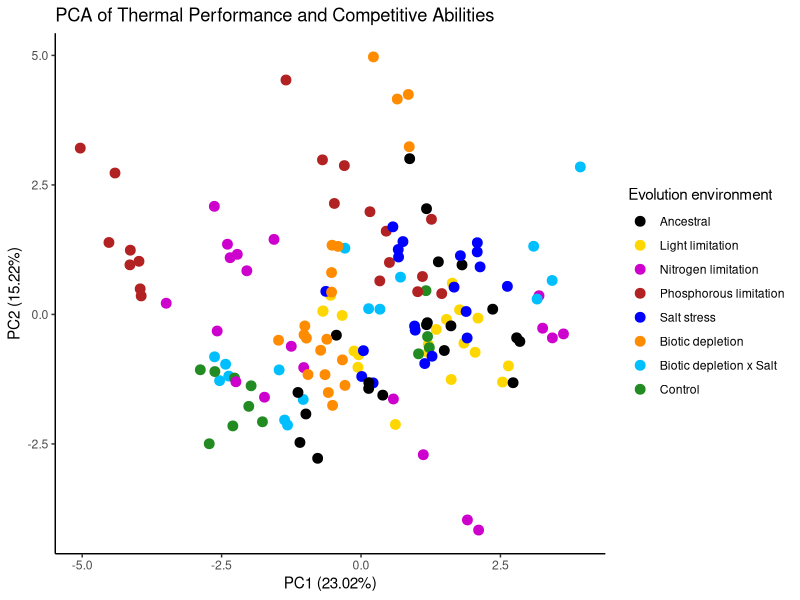
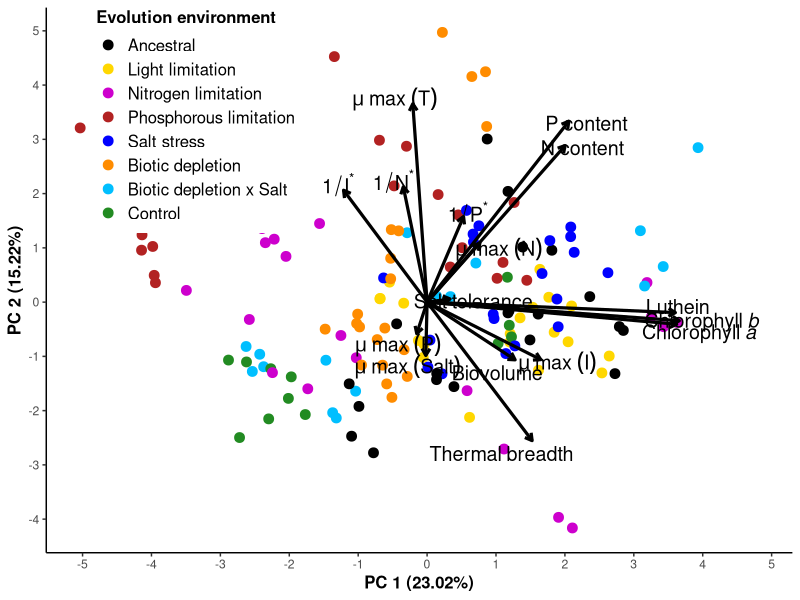
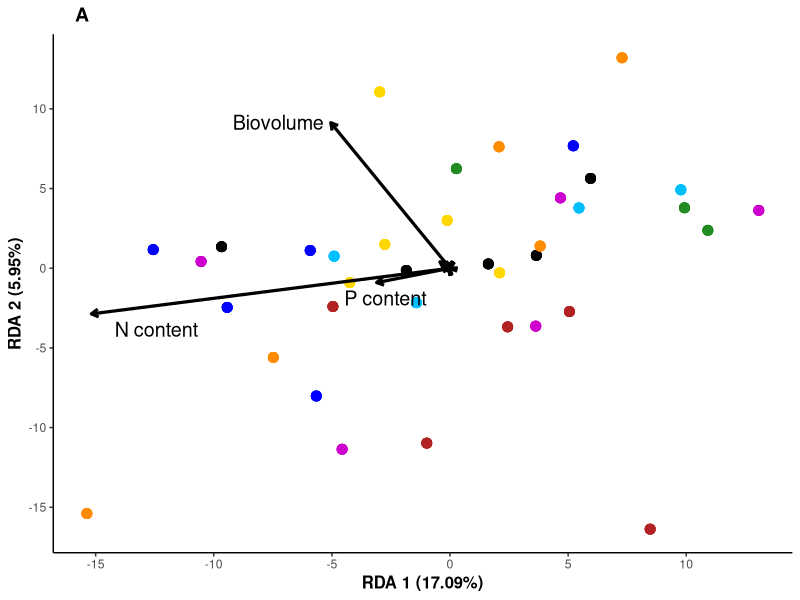
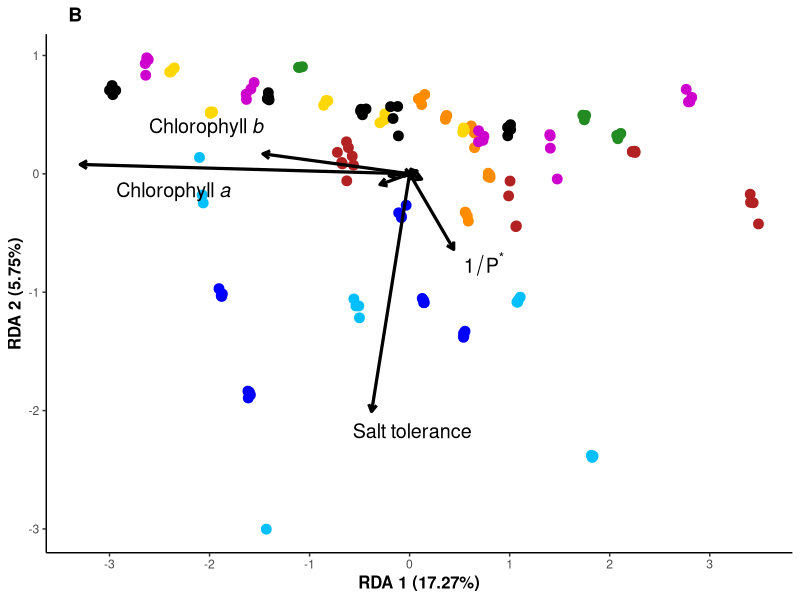
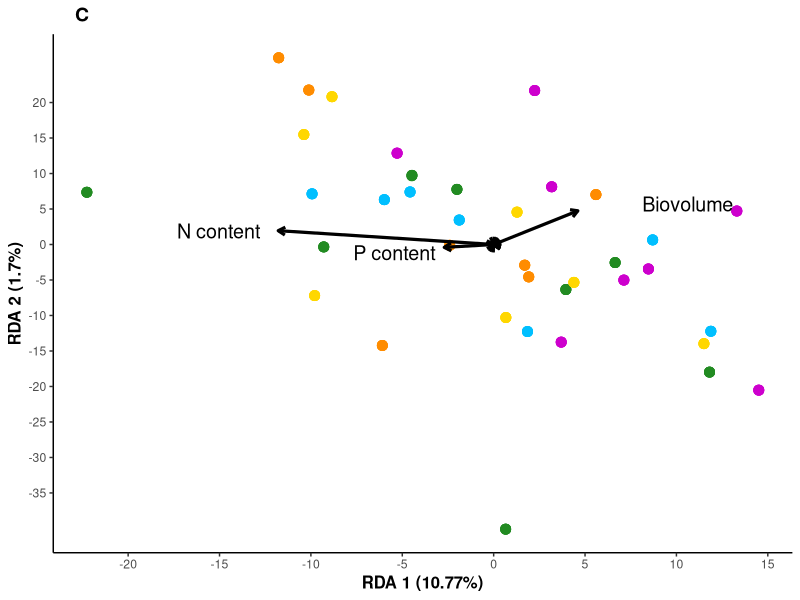
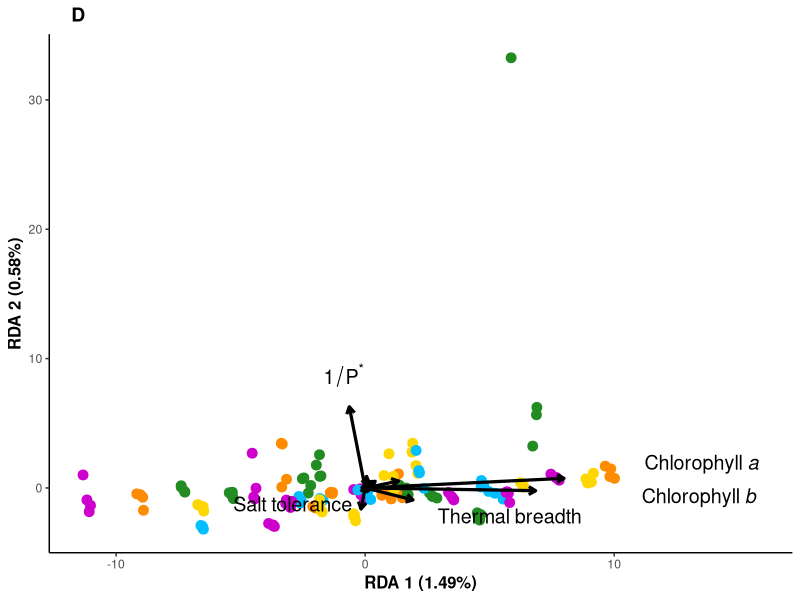
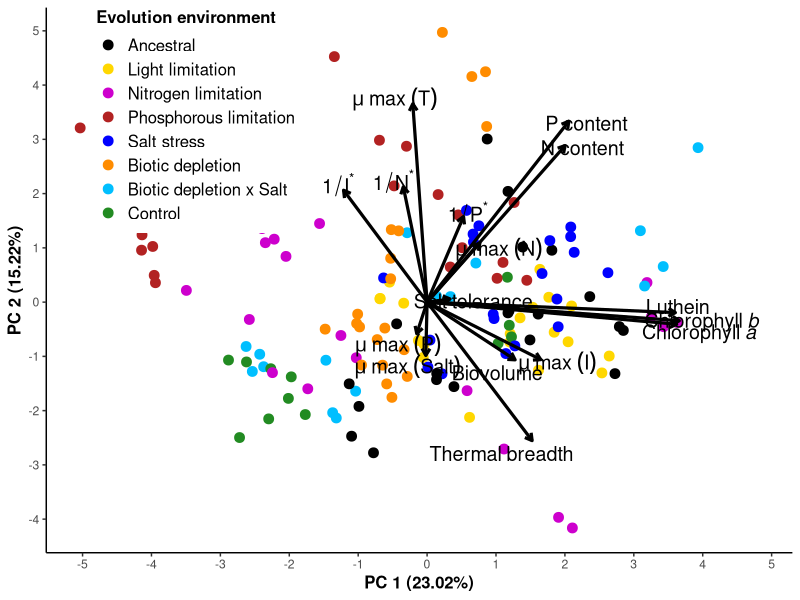

Source code (R) for these figures, in order: (Note: this script raises an error after producing the figures.)
# Jason R Laurich

# November 27th, 2025

# Creating Figure 2: PCA and RDA analyses (RDA to be included in the supplement)

# Packages & Functions ----------------------------------------------------

library(tidyverse)
library(vegan)  # For PCA and RDA

# Load & examine the data -------------------------------------------------

df <- read.csv("data-processed/304_summary_table_final.csv") # Summary file
str(df)
head(df)

df$Evol.plt <- factor(df$Evol, 
                      levels = c("none", "L", "N", "P", "S", "B", "BS", "C"),
                      labels = c("Ancestral",
                                 "Light limitation",
                                 "Nitrogen limitation", 
                                 "Phosphorous limitation", 
                                 "Salt stress", 
                                 "Biotic depletion", 
                                 "Biotic depletion x Salt", 
                                 "Control"))

df$Anc.plt <- factor(df$Anc, 
                     levels = c("anc2", "anc3", "anc4", "anc5", "cc1690"),
                     labels = c("Ancestor 2", 
                                "Ancestor 3", 
                                "Ancestor 4", 
                                "Ancestor 5", 
                                "Mixed ancestry"))

# Run the PCA and RDAs ----------------------------------------------------

df.pca <- df %>% select(T.br, T.µ.max, I.comp, I.µ.max, N.comp, N.µ.max, P.comp, P.µ.max, S.µ.max, 
                        S.c, chl.a, chl.b, luthein, mean.N.µg.l, mean.P.µg.l, bio.vol, Evol.plt) # Prepare the data: selecting only the relevant columns
df.pca

evol.pca <- df.pca$Evol.plt

df.pca <- df.pca %>% select(-Evol.plt)

pca.result <- prcomp(df.pca, center = TRUE, scale. = TRUE) # Perform PCA
pca.result

sdev <- pca.result$sdev  

sdev %>%
  { .^2 / sum(.^2) } %>%
  print() 

df.pca.res <- data.frame(pca.result$x, evol.pca)  # Add grouping factor
colnames(df.pca.res) <- c("PC1", "PC2", "PC3", "PC4", "PC5", "PC6", "PC7", "PC8", "PC9", 
                          "PC10", "PC11", "PC12", "PC13", "PC14", "PC15", "PC16", "Evolution")

PCA <- ggplot(df.pca.res, aes(x = PC1, y = PC2, color = evol.pca)) +  # PCA biplot visualization
  geom_point(size = 3) +
  theme_classic() +
  labs(x = paste("PC1 (", round(pca.result$sdev[1]^2 / sum(pca.result$sdev^2) * 100, 2), "%)", sep = ""),
       y = paste("PC2 (", round(pca.result$sdev[2]^2 / sum(pca.result$sdev^2) * 100, 2), "%)", sep = ""),
       title = "PCA of Thermal Performance and Competitive Abilities") +
  scale_color_manual(
    name = "Evolution environment",  # Update the legend title
    values = c("Biotic depletion" = "darkorange",
               "Biotic depletion x Salt" = "deepskyblue1",
               "Control" = "forestgreen",
               "Light limitation" = "gold",
               "Nitrogen limitation" = "magenta3",
               "Ancestral" = "black",
               "Phosphorous limitation" = "firebrick",  
               "Salt stress" = "blue")
  )

PCA

loadings <- as.data.frame(pca.result$rotation) # Extract PCA loadings (rotation matrix)

loadings$PC1 <- loadings$PC1 * max(abs(df.pca.res$PC1)) # Scale loadings to fit within the PCA plot (can adjust scaling factor)
loadings$PC2 <- loadings$PC2 * max(abs(df.pca.res$PC2))

loadings$PC1 <- loadings$PC1 * 1.5
loadings$PC2 <- loadings$PC2 * 1.5

loadings$variable <- rownames(loadings) # Add variable names for annotation

loadings$metric <- factor(loadings$variable, 
                          levels = c("T.br", "T.µ.max","I.comp", "I.µ.max", "N.comp", "N.µ.max",
                                     "P.comp", "P.µ.max", "S.µ.max", "S.c", "chl.a", "chl.b", "luthein",
                                     "mean.N.µg.l", "mean.P.µg.l", "bio.vol"),
                          labels = c("Thermal~breadth",
                                     "mu~max~(T)", 
                                     "1/I^\"*\"", 
                                     "mu~max~(I)",
                                     "1/N^\"*\"", 
                                     "mu~max~(N)",
                                     "1/P^\"*\"", 
                                     "mu~max~(P)", 
                                     "mu~max~(Salt)", 
                                     "Salt~tolerance",
                                     "Chlorophyll~italic(a)",
                                     "Chlorophyll~italic(b)",
                                     "Luthein", 
                                     "N~content",
                                     "P~content",
                                     "Biovolume"))

adjust.x <- c(0.6, 0.35, 0.15, 0.80, 0.15, 0.9, 0.35, 0.35, 0.5, 1.2, 1.15, 1.15, 0.50, 0.85, 0.85, 0.40) # adjustments for each label
adjust.y <- c(-0.1, 0.3, 0.32, 0.15, 0.32, 0.1, 0.28, 0.00, 0.0, 0.1, 0.00, 0.15, 0.25, 0.10, 0.10, -0.1)

loadings$var.x <- loadings$PC1 + adjust.x # Need to manually space out labels here. 
loadings$var.y <- loadings$PC2 + adjust.y

# Create PCA plot with arrows
pca_plot_arrows <- ggplot(df.pca.res, aes(x = PC1, y = PC2, color = Evolution)) +
  geom_point(size = 3) +
  theme_classic() +
  labs(x = paste("PC 1 (", round(pca.result$sdev[1]^2 / sum(pca.result$sdev^2) * 100, 2), "%)", sep = ""),
       y = paste("PC 2 (", round(pca.result$sdev[2]^2 / sum(pca.result$sdev^2) * 100, 2), "%)", sep = "")) +
  scale_color_manual(
    name = "Evolution environment",  # Update the legend title
    values = c("Biotic depletion" = "darkorange",
               "Biotic depletion x Salt" = "deepskyblue1",
               "Control" = "forestgreen",
               "Light limitation" = "gold",
               "Nitrogen limitation" = "magenta3",
               "Ancestral" = "black",
               "Phosphorous limitation" = "firebrick",  
               "Salt stress" = "blue")
  ) + 
  
  geom_segment(data = loadings, aes(x = 0, y = 0, xend = PC1, yend = PC2),
               arrow = arrow(length = unit(0.2, "cm")), color = "black", size= 1.1) + # Add arrows for variable contributions
  scale_x_continuous(breaks = seq(-5, 5, by = 1)) +
  scale_y_continuous(breaks = seq(-5, 7, by = 1)) +
  
  geom_text(data = loadings, aes(x = var.x, y = var.y, label = metric),
            vjust = 1, hjust = 1,  color = "black", size = 5, parse = T) + # Add variable names to the plot
  
  theme(legend.position = c(0.2, 0.8),
        legend.title = element_text(size = 12, face = "bold"),
        legend.text  = element_text(size = 12, face = "plain"),
        axis.title.x = element_text(size = 12, face = "bold"),
        axis.title.y = element_text(size = 12, face = "bold")) 

pca_plot_arrows

ggsave("figures/101_figs2_PCA.jpeg", pca_plot_arrows, width = 12, height = 9)

###### Evolutionary history RDA #######

response_vars <- df.pca
explanatory_vars <- model.matrix(~ evol.pca)[, -1]  # Remove intercept

rda_result_evol <- rda(response_vars ~ ., data = as.data.frame(explanatory_vars)) # run the RDA
summary(rda_result_evol)
sum(summary(rda_result_evol)$cont$importance[2, 1:rda_result_evol$CCA$rank]) # with biovolume, P and N, evolutionary environment explains 23.17% of the variation

rda_var_explained <- summary(rda_result_evol)$cont$importance["Proportion Explained", 1:2] * 100

rda_sites_evol <- as.data.frame(scores(rda_result_evol, display = "sites")) # Extract RDA site scores (sample coordinates)

rda_species_evol <- as.data.frame(scores(rda_result_evol, display = "species")) # Extract RDA species (trait arrows)

rda_constraints_evol <- as.data.frame(scores(rda_result_evol, display = "bp")) # Extract explanatory variable centroids (e.g., treatment centroids)

rda_sites_evol$Evolution <- evol.pca # Add the evolutionary treatment labels to the site scores

rda_constraints_evol$label <- rownames(rda_constraints_evol) # Assign readable labels

rda_species_evol$metric <- factor(rownames(rda_species_evol), 
                                  levels = c("T.br", "T.µ.max","I.comp", "I.µ.max", "N.comp", "N.µ.max",
                                             "P.comp", "P.µ.max", "S.µ.max", "S.c", "chl.a", "chl.b", "luthein",
                                             "mean.N.µg.l", "mean.P.µg.l", "bio.vol"),
                                  labels = c(" ", 
                                             " ", 
                                             " ", 
                                             " ", 
                                             " ", 
                                             " ",
                                             " ", 
                                             " ", 
                                             " ", 
                                             " ",
                                             " ",
                                             " ",
                                             " ", 
                                             "N~content",
                                             "P~content",
                                             "Biovolume")) # Only biovolume, N and P content can really be made out on this plot

adjust.x.rda1 <- c(0, 0, 0, 0, 0, 0, 0, 0, 0, 0, 0, 0, 0, 4.5, 2.1, -0.3) # adjustments for each label
adjust.y.rda1 <- c(0, 0, 0, 0, 0, 0, 0, 0, 0, 0, 0, 0, 0, -0.5, -0.5, 0.5)

rda_species_evol$var.x <- rda_species_evol$RDA1 + adjust.x.rda1 # Need to manually space out labels here. 
rda_species_evol$var.y <- rda_species_evol$RDA2 + adjust.y.rda1

# Create evolutionary environment RDA plot with arrows
rda_evol_plot_arrows <- ggplot(rda_sites_evol, aes(x = RDA1, y = RDA2, color = Evolution)) +
  geom_point(size = 3) +
  theme_classic() +
  labs(x = paste0("RDA 1 (", round(rda_var_explained[1], 2), "%)"),
       y = paste0("RDA 2 (", round(rda_var_explained[2], 2), "%)"),
       title = "A") +
  
  scale_color_manual(
    name = "Evolution environment",  # Update the legend title
    values = c("Biotic depletion" = "darkorange",
               "Biotic depletion x Salt" = "deepskyblue1",
               "Control" = "forestgreen",
               "Light limitation" = "gold",
               "Nitrogen limitation" = "magenta3",
               "Ancestral" = "black",
               "Phosphorous limitation" = "firebrick",  
               "Salt stress" = "blue")
  ) +
  
  geom_segment(data = rda_species_evol, aes(x = 0, y = 0, xend = RDA1, yend = RDA2),
               arrow = arrow(length = unit(0.2, "cm")), color = "black", size= 1.1) +
  scale_x_continuous(breaks = seq(-20, 25, by = 5)) +
  scale_y_continuous(breaks = seq(-20, 40, by = 5)) + # Add arrows for variable contributions
  
  
  geom_text(data = rda_species_evol, aes(x = var.x, y = var.y, label = metric),
            vjust = 1, hjust = 1, color = "black", size = 5, parse = T) + # Add variable names to the plot
  
  theme(legend.position = "none",
        legend.title = element_text(size = 12, face = "bold"),
        legend.text  = element_text(size = 12, face = "plain"),
        axis.title.x = element_text(size = 12, face = "bold"),
        axis.title.y = element_text(size = 12, face = "bold"),
        plot.title = element_text(size = 14, face = "bold", hjust = 0.03)) 

rda_evol_plot_arrows # Biovolume, N and P content is skewing everything. 

df.pca1 <- df.pca %>% 
  select(-mean.N.µg.l, -mean.P.µg.l, -bio.vol)

response_vars <- df.pca1
explanatory_vars <- model.matrix(~ evol.pca)[, -1]  # Remove intercept

rda_result_evol <- rda(response_vars ~ ., data = as.data.frame(explanatory_vars)) # run the RDA
summary(rda_result_evol) 
sum(summary(rda_result_evol)$cont$importance[2, 1:rda_result_evol$CCA$rank]) # without biovolume, P and N, evolutionary environment explains 24.26716% of the variation

rda_sites_evol <- as.data.frame(scores(rda_result_evol, display = "sites")) # Extract RDA site scores (sample coordinates)

rda_species_evol <- as.data.frame(scores(rda_result_evol, display = "species")) # Extract RDA species (trait arrows)

rda_constraints_evol <- as.data.frame(scores(rda_result_evol, display = "bp")) # Extract explanatory variable centroids (e.g., treatment centroids)

rda_sites_evol$Evolution <- evol.pca # Add the evolutionary treatment labels to the site scores

rda_constraints_evol$label <- rownames(rda_constraints_evol) # Assign readable labels for centroids

rda_species_evol$metric <- factor(rownames(rda_species_evol), 
                                  levels = c("T.br", "T.µ.max","I.comp", "I.µ.max", "N.comp", "N.µ.max",
                                             "P.comp", "P.µ.max", "S.µ.max", "S.c", "chl.a", "chl.b", "luthein"),
                                  labels = c(" ", 
                                             " ", 
                                             " ", 
                                             " ", 
                                             " ", 
                                             " ",
                                             "1/P^\"*\"", 
                                             " ", 
                                             " ", 
                                             "Salt~tolerance",
                                             "Chlorophyll~italic(a)",
                                             "Chlorophyll~italic(b)",
                                             " "))

adjust.x.rda1 <- c(0, 0, 0, 0, 0, 0, 0.5, 0, 0, 1, 1.5, 0.00, 0) # adjustments for each label
adjust.y.rda1 <- c(0, 0, 0, 0, 0, 0, -0.025, 0, 0, -0.1, -0.15, 0.3, 0)

rda_species_evol$var.x <- rda_species_evol$RDA1 + adjust.x.rda1 # Need to manually space out labels here. 
rda_species_evol$var.y <- rda_species_evol$RDA2 + adjust.y.rda1

# Create evolutionary environment RDA plot with arrows
rda_evol_plot_arrows_no_NP <- ggplot(rda_sites_evol, aes(x = RDA1, y = RDA2, color = Evolution)) +
  geom_point(size = 3) +
  theme_classic() +
  labs(x = paste("RDA 1 (", round(summary(rda_result_evol)$cont$importance[2, 1] * 100, 2), "%)", sep = ""),
       y = paste("RDA 2 (", round(summary(rda_result_evol)$cont$importance[2, 2] * 100, 2), "%)", sep = ""),
       title = "B") +
  scale_color_manual(
    name = "Evolution environment",  # Update the legend title
    values = c("Biotic depletion" = "darkorange",
               "Biotic depletion x Salt" = "deepskyblue1",
               "Control" = "forestgreen",
               "Light limitation" = "gold",
               "Nitrogen limitation" = "magenta3",
               "Ancestral" = "black",
               "Phosphorous limitation" = "firebrick",  
               "Salt stress" = "blue")
  ) +  # Use your custom colors
  # Add arrows for variable contributions
  geom_segment(data = rda_species_evol, aes(x = 0, y = 0, xend = RDA1, yend = RDA2),
               arrow = arrow(length = unit(0.2, "cm")), color = "black", size= 1.1) +
  scale_x_continuous(breaks = seq(-5, 6, by = 1)) +
  scale_y_continuous(breaks = seq(-3, 5, by = 1)) +
  # Add variable names to the plot
  geom_text(data = rda_species_evol, aes(x = var.x, y = var.y, label = metric),
            vjust = 1, hjust = 1, color = "black", size = 5, parse = T) +
  theme(legend.position = "none",
        axis.title.x = element_text(size = 12, face = "bold"),
        axis.title.y = element_text(size = 12, face = "bold"),
        plot.title = element_text(size = 14, face = "bold", hjust = 0.03))

rda_evol_plot_arrows_no_NP

###### Ancestry RDA ######

df.pca2 <- df %>% select(T.br, T.µ.max, I.comp, I.µ.max, N.comp, N.µ.max, P.comp, P.µ.max, S.µ.max, 
                         S.c, chl.a, chl.b, luthein, mean.N.µg.l, mean.P.µg.l, bio.vol, Anc.plt) # Prepare the data: selecting only the relevant columns
df.pca2

anc.pca <- df.pca2$Anc.plt

df.pca2 <- df.pca2 %>% select(-Anc.plt)

response_vars <- df.pca2

explanatory_vars <- model.matrix(~ anc.pca)[, -1]  # Remove intercept

rda_result_anc <- rda(response_vars ~ ., data = as.data.frame(explanatory_vars)) # run the RDA
summary(rda_result_anc)
sum(summary(rda_result_anc)$cont$importance[2, 1:rda_result_anc$CCA$rank]) # with biovolume, P and N, ancestry explains 12.53283% of the variation

rda_sites_anc <- as.data.frame(scores(rda_result_anc, display = "sites")) # Extract RDA site scores (sample coordinates)

rda_species_anc <- as.data.frame(scores(rda_result_anc, display = "species")) # Extract RDA species (trait arrows)

rda_constraints_anc <- as.data.frame(scores(rda_result_anc, display = "bp")) # Extract explanatory variable centroids (e.g., treatment centroids)

rda_sites_anc$Ancestry <- anc.pca # Add the evolutionary treatment labels to the site scores

rda_constraints_anc$label <- rownames(rda_constraints_anc) # Assign readable labels for centroids

rda_species_anc$metric <- factor(rownames(rda_species_anc), 
                                 levels = c("T.br", "T.µ.max","I.comp", "I.µ.max", "N.comp", "N.µ.max",
                                            "P.comp", "P.µ.max", "S.µ.max", "S.c", "chl.a", "chl.b", "luthein",
                                            "mean.N.µg.l", "mean.P.µg.l", "bio.vol"),
                                 labels = c(" ", 
                                            " ", 
                                            " ", 
                                            " ", 
                                            " ", 
                                            " ",
                                            " ", 
                                            " ", 
                                            " ", 
                                            " ",
                                            " ",
                                            " ",
                                            " ", 
                                            "N~content",
                                            "P~content",
                                            "Biovolume"))

adjust.x.rda2 <- c(0, 0, 0, 0, 0, 0, 0, 0, 0, 0, 0, 0, 0, -1, -0.5, 8.5) # adjustments for each label
adjust.y.rda2 <- c(0, 0, 0, 0, 0, 0, 0, 0, 0, 0, 0, 0, 0, 1, 0.3, 2)

rda_species_anc$var.x <- rda_species_anc$RDA1 + adjust.x.rda2 # Need to manually space out labels here. 
rda_species_anc$var.y <- rda_species_anc$RDA2 + adjust.y.rda2

# Create evolutionary environment RDA plot with arrows
rda_anc_plot_arrows <- ggplot(rda_sites_anc, aes(x = RDA1, y = RDA2, color = Ancestry)) +
  geom_point(size = 3) +
  theme_classic() +
  labs(x = paste("RDA 1 (", round(summary(rda_result_anc)$cont$importance[2, 1] * 100, 2), "%)", sep = ""),
       y = paste("RDA 2 (", round(summary(rda_result_anc)$cont$importance[2, 2] * 100, 2), "%)", sep = ""),
       title = "C") +
  scale_color_manual(
    name = "Ancestry",  # Update the legend title
    values = c("Ancestor 2" = "darkorange",
               "Ancestor 3" = "deepskyblue1",
               "Ancestor 4" = "forestgreen",
               "Ancestor 5" = "gold",
               "Mixed ancestry" = "magenta3")
  ) +  # Use custom colors
  # Add arrows for variable contributions
  geom_segment(data = rda_species_anc, aes(x = 0, y = 0, xend = RDA1, yend = RDA2),
               arrow = arrow(length = unit(0.2, "cm")), color = "black", size= 1.1) +
  scale_x_continuous(breaks = seq(-35, 25, by = 5)) +
  scale_y_continuous(breaks = seq(-35, 20, by = 5)) +
  # Add variable names to the plot
  geom_text(data = rda_species_anc, aes(x = var.x, y = var.y, label = metric),
            vjust = 1, hjust = 1, color = "black", size = 5, parse = T) +
  theme(legend.position= "none",
        legend.title = element_text(size = 12, face = "bold"),
        legend.text  = element_text(size = 12, face = "plain"),
        axis.title.x = element_text(size = 12, face = "bold"),
        axis.title.y = element_text(size = 12, face = "bold"),
        plot.title = element_text(size = 14, face = "bold", hjust = 0.03))

rda_anc_plot_arrows # Again, N and P are skewing everything

df.pca3 <- df.pca2 %>% 
  select(-mean.N.µg.l, -mean.P.µg.l, -bio.vol)

df.pca3

response_vars <- df.pca3

explanatory_vars <- model.matrix(~ anc.pca)[, -1]  # Remove intercept

rda_result_anc <- rda(response_vars ~ ., data = as.data.frame(explanatory_vars)) # run the RDA
summary(rda_result_anc)
sum(summary(rda_result_anc)$cont$importance[2, 1:rda_result_anc$CCA$rank]) # without biovolume, P and N, ancestry explains 2.24% of the variation

rda_sites_anc <- as.data.frame(scores(rda_result_anc, display = "sites")) # Extract RDA site scores (sample coordinates)

rda_species_anc <- as.data.frame(scores(rda_result_anc, display = "species")) # Extract RDA species (trait arrows)

rda_constraints_anc <- as.data.frame(scores(rda_result_anc, display = "bp")) # Extract explanatory variable centroids (e.g., treatment centroids)

rda_sites_anc$Ancestry <- anc.pca # Add the evolutionary treatment labels to the site scores

rda_constraints_anc$label <- rownames(rda_constraints_anc) # Assign readable labels for centroids

rda_species_anc$metric <- factor(rownames(rda_species_anc), 
                                 levels = c("T.br", "T.µ.max","I.comp", "I.µ.max", "N.comp", "N.µ.max",
                                            "P.comp", "P.µ.max", "S.µ.max", "S.c", "chl.a", "chl.b", "luthein"),
                                 labels = c("Thermal~breadth", 
                                            " ", 
                                            " ", 
                                            " ", 
                                            " ", 
                                            " ",
                                            "1/P^\"*\"", 
                                            " ", 
                                            " ", 
                                            "Salt~tolerance",
                                            "Chlorophyll~italic(a)",
                                            "Chlorophyll~italic(b)",
                                            " "))

adjust.x.rda2 <- c(8.5, 0, 0, 0, 0, 0, 0, 0, 0, -0.5, 15, 15, 0) # adjustments for each label
adjust.y.rda2 <- c(-1.5, 0, 0, 0, 0, 0, 9, 0, 0, -0.5, 2.5, 0, 0)

rda_species_anc$var.x <- rda_species_anc$RDA1 + adjust.x.rda2 # Need to manually space out labels here. 
rda_species_anc$var.y <- rda_species_anc$RDA2 + adjust.y.rda2

# Create evolutionary environment RDA plot with arrows
rda_anc_plot_arrows_no_NP <- ggplot(rda_sites_anc, aes(x = RDA1, y = RDA2, color = Ancestry)) +
  geom_point(size = 3) +
  theme_classic() +
  labs(x = paste("RDA 1 (", round(summary(rda_result_anc)$cont$importance[2, 1] * 100, 2), "%)", sep = ""),
       y = paste("RDA 2 (", round(summary(rda_result_anc)$cont$importance[2, 2] * 100, 2), "%)", sep = ""),
       title = "D") +
  scale_color_manual(
    name = "Ancestry",  # Update the legend title
    values = c("Ancestor 2" = "darkorange",
               "Ancestor 3" = "deepskyblue1",
               "Ancestor 4" = "forestgreen",
               "Ancestor 5" = "gold",
               "Mixed ancestry" = "magenta3")
  ) +  # Use custom colors
  # Add arrows for variable contributions
  geom_segment(data = rda_species_anc, aes(x = 0, y = 0, xend = RDA1*10, yend = RDA2*10),
               arrow = arrow(length = unit(0.2, "cm")), color = "black", size= 1.1) +
  scale_x_continuous(breaks = seq(-60, 100, by = 10)) +
  scale_y_continuous(breaks = seq(-100, 60, by = 10)) +
  # Add variable names to the plot
  geom_text(data = rda_species_anc, aes(x = var.x, y = var.y, label = metric),
            vjust = 1, hjust = 1, color = "black", size = 5, parse = T) +
  theme(legend.position = "none",
        axis.title.x = element_text(size = 12, face = "bold"),
        axis.title.y = element_text(size = 12, face = "bold"),
        plot.title = element_text(size = 14, face = "bold", hjust = 0.03))

rda_anc_plot_arrows_no_NP 

# Compile the supplemental figure -----------------------------------------

df.evol.dummy.leg <- data.frame( # dummy df for making an extractable legend
  RDA1 = rep(0, 8),
  RDA2 = rep(0, 8),
  Evolution = factor(c("Biotic depletion", "Biotic depletion x Salt", "Control",
                       "Light limitation", "Nitrogen limitation", "Ancestral",
                       "Phosphorous limitation", "Salt stress"))
)

legend_evol <- ggplot(df.evol.dummy.leg, aes(x = RDA1, y = RDA2, color = Evolution)) +
  geom_point() +
  scale_color_manual(
    name = "Evolution environment",
    values = c("Biotic depletion" = "darkorange",
               "Biotic depletion x Salt" = "deepskyblue1",
               "Control" = "forestgreen",
               "Light limitation" = "gold",
               "Nitrogen limitation" = "magenta3",
               "Ancestral" = "black",
               "Phosphorous limitation" = "firebrick",  
               "Salt stress" = "blue")
  ) +
  theme_void() +
  theme(legend.position = "right",
        legend.title = element_text(size = 12, face = "bold"),
        legend.text  = element_text(size = 12, face = "plain"))

evol_legend <- get_legend(legend_evol)

df.anc.dummy.leg <- data.frame( # dummy df for making an extractable legend
  RDA1 = rep(0, 5),
  RDA2 = rep(0, 5),
  Ancestry = factor(c("Population 2", "Population 3", "Population 4",
                      "Population 5", "Mixed population"))
)

legend_anc <- ggplot(df.anc.dummy.leg, aes(x = RDA1, y = RDA2, color = Ancestry)) +
  geom_point() +
  scale_color_manual(
    name = "Ancestry",
    values = c("Population 2" = "darkorange",
               "Population 3" = "deepskyblue1",
               "Population 4" = "forestgreen",
               "Population 5" = "gold",
               "Mixed population" = "magenta3")
  ) +
  theme_void() +
  theme(legend.position = "right",
        legend.title = element_text(size = 12, face = "bold"),
        legend.text  = element_text(size = 12, face = "plain"))

anc_legend <- get_legend(legend_anc)

rda_evol_plot_arrows <- rda_evol_plot_arrows + theme(legend.position = "none")
rda_anc_plot_arrows <- rda_anc_plot_arrows + theme(legend.position = "none")

rdas <- plot_grid(rda_evol_plot_arrows, rda_evol_plot_arrows_no_NP, evol_legend, rda_anc_plot_arrows, rda_anc_plot_arrows_no_NP, anc_legend,
                  align= 'hv',
                  nrow = 2)

ggsave("figures/102_figs3_rdas.jpeg", rdas, width = 16, height = 8) # PDF was rendering weird
